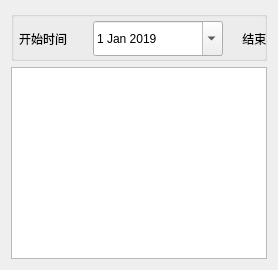
             <widget class="QWidget" name="tab_10">
              <attribute name="title">
               <string>系统日志查询</string>
              </attribute>
              <layout class="QVBoxLayout" name="verticalLayout_2">
               <item>
                <widget class="QGroupBox" name="groupBox_9">
                 <property name="minimumSize">
                  <size>
                   <width>0</width>
                   <height>50</height>
                  </size>
                 </property>
                 <property name="title">
                  <string/>
                 </property>
                 <widget class="QPushButton" name="pushButton_51">
                  <property name="geometry">
                   <rect>
                    <x>670</x>
                    <y>10</y>
                    <width>130</width>
                    <height>35</height>
                   </rect>
                  </property>
                  <property name="minimumSize">
                   <size>
                    <width>130</width>
                    <height>35</height>
                   </size>
                  </property>
                  <property name="text">
                   <string>导出数据</string>
                  </property>
                 </widget>
                 <widget class="QPushButton" name="pushButton_47">
                  <property name="geometry">
                   <rect>
                    <x>534</x>
                    <y>10</y>
                    <width>130</width>
                    <height>35</height>
                   </rect>
                  </property>
                  <property name="minimumSize">
                   <size>
                    <width>130</width>
                    <height>35</height>
                   </size>
                  </property>
                  <property name="text">
                   <string>查询</string>
                  </property>
                 </widget>
                 <widget class="QLabel" name="label_77">
                  <property name="geometry">
                   <rect>
                    <x>8</x>
                    <y>10</y>
                    <width>71</width>
                    <height>35</height>
                   </rect>
                  </property>
                  <property name="text">
                   <string>开始时间</string>
                  </property>
                 </widget>
                 <widget class="QLabel" name="label_78">
                  <property name="geometry">
                   <rect>
                    <x>198</x>
                    <y>10</y>
                    <width>141</width>
                    <height>35</height>
                   </rect>
                  </property>
                  <property name="text">
                   <string>          结束时间</string>
                  </property>
                 </widget>
                 <widget class="QDateEdit" name="dateEdit_15">
                  <property name="geometry">
                   <rect>
                    <x>82</x>
                    <y>10</y>
                    <width>130</width>
                    <height>35</height>
                   </rect>
                  </property>
                  <property name="minimumSize">
                   <size>
                    <width>130</width>
                    <height>35</height>
                   </size>
                  </property>
                  <property name="dateTime">
                   <datetime>
                    <hour>0</hour>
                    <minute>0</minute>
                    <second>0</second>
                    <year>2019</year>
                    <month>1</month>
                    <day>1</day>
                   </datetime>
                  </property>
                  <property name="calendarPopup">
                   <bool>true</bool>
                  </property>
                 </widget>
                 <widget class="QDateEdit" name="dateEdit_16">
                  <property name="geometry">
                   <rect>
                    <x>352</x>
                    <y>10</y>
                    <width>130</width>
                    <height>35</height>
                   </rect>
                  </property>
                  <property name="minimumSize">
                   <size>
                    <width>130</width>
                    <height>35</height>
                   </size>
                  </property>
                  <property name="dateTime">
                   <datetime>
                    <hour>0</hour>
                    <minute>0</minute>
                    <second>0</second>
                    <year>2019</year>
                    <month>7</month>
                    <day>1</day>
                   </datetime>
                  </property>
                  <property name="calendarPopup">
                   <bool>true</bool>
                  </property>
                 </widget>
                </widget>
               </item>
               <item>
                <widget class="QTableView" name="tableView_17"/>
               </item>
              </layout>
             </widget>
